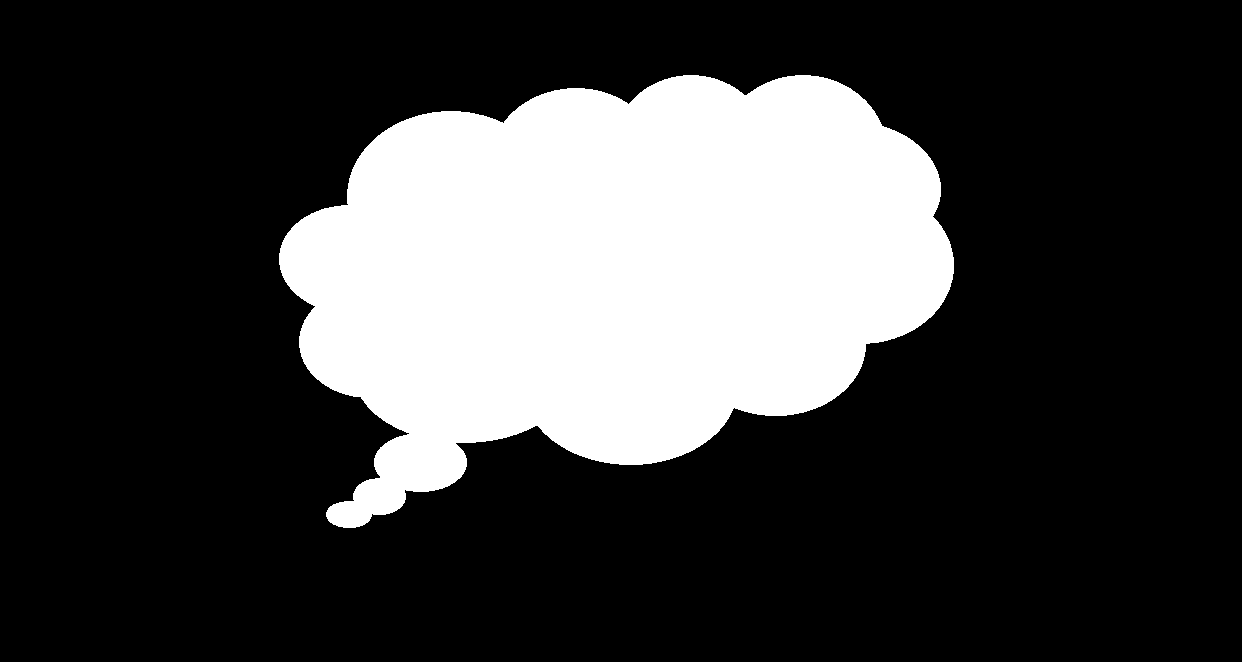
#> input picture images/shape-features.png, 1242 x 662 px
$ python ContoursHuMomentsProperties.py
#> lines starting #> are read from the running program, lines starting #| are printed output that depends on the picture; after the words box and inside, x2 and y2 are one past the last pixel; in counts of white or black regions, pixels touching at a corner belong together
import cv2
from matplotlib import pyplot as plt

def ShowImgWithMatplotlib(colorImg, title, pos):
    imgRGB=colorImg[:, :, ::-1]
    ax=plt.subplot(1, 3, pos)
    plt.imshow(imgRGB)
    plt.title(title)
    plt.axis('off')

fig=plt.figure(figsize=(12, 5))
plt.suptitle("Hu moment invariants properties", fontsize=14, fontweight='bold')
fig.patch.set_facecolor('silver')

image1=cv2.imread("images/shape-features.png")
#> image1 is the input picture: shape (662, 1242, 3); 24.8% white; 1 white region, box (x1, y1, x2, y2) and area: (279, 75, 954, 528) 203750
image2=cv2.imread("images/shape-features-rotation.png")
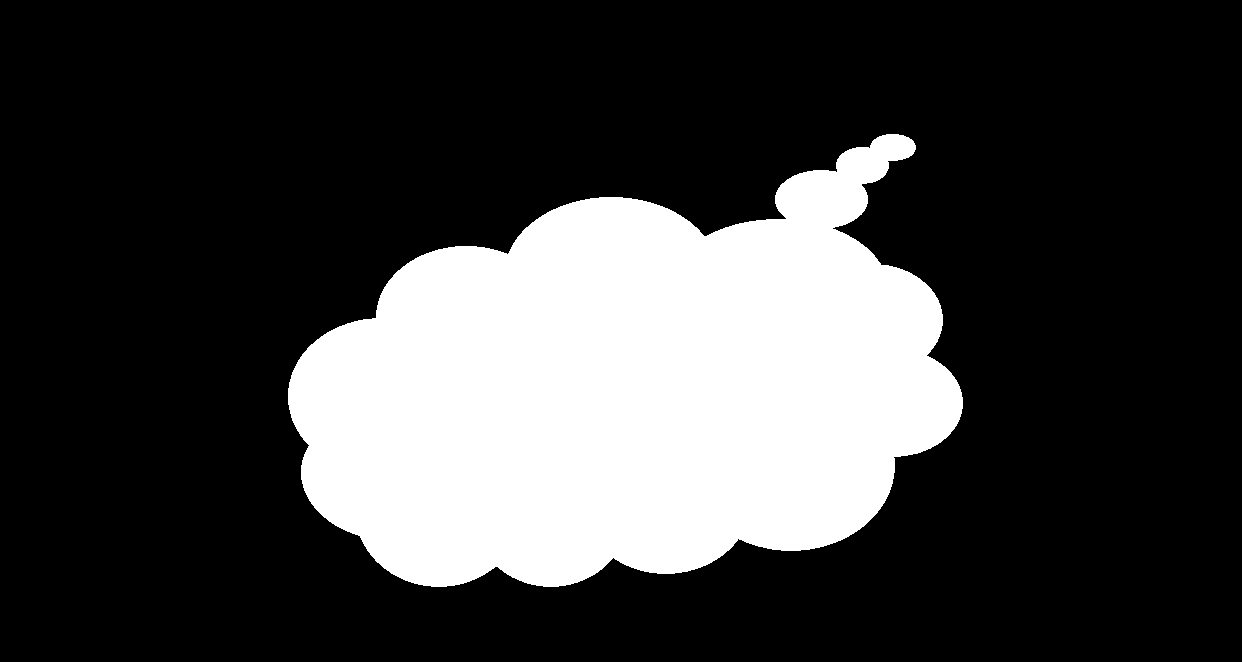
#> input picture images/shape-features-rotation.png, 1242 x 662 px
#> image2 is the input picture: shape (662, 1242, 3); 24.8% white; 1 white region, box (x1, y1, x2, y2) and area: (288, 134, 963, 587) 203750
image3=cv2.imread("images/shape-features-reflection.png")
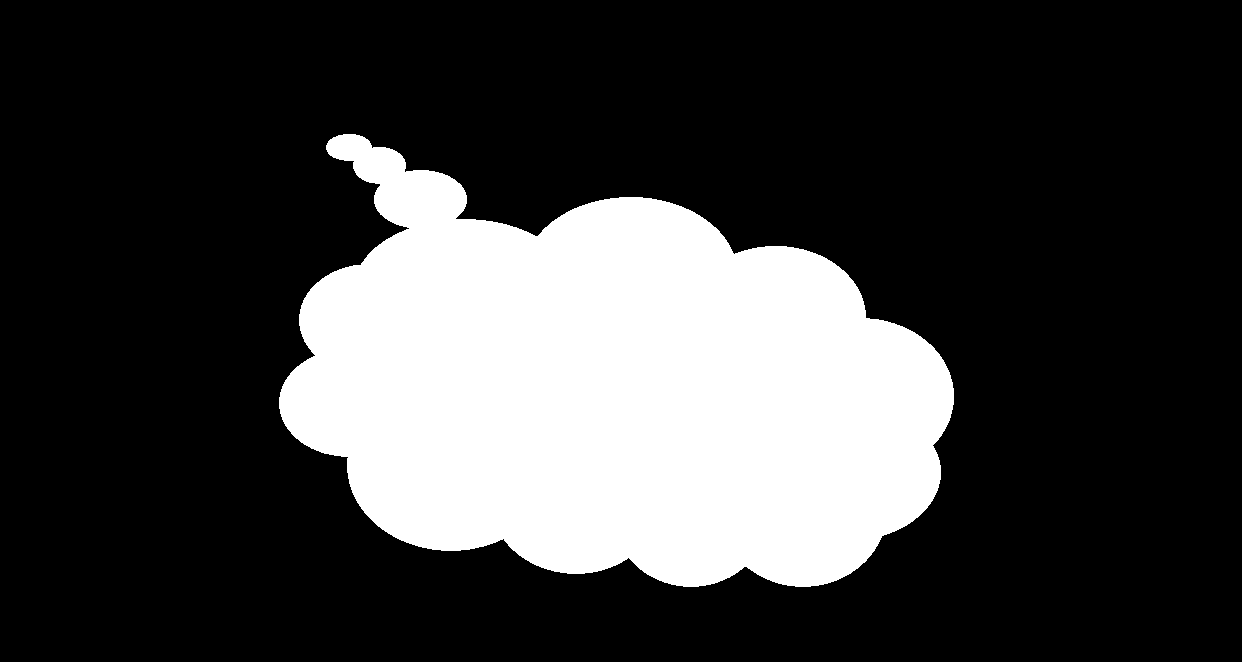
#> input picture images/shape-features-reflection.png, 1242 x 662 px
#> image3 is the input picture: shape (662, 1242, 3); 24.8% white; 1 white region, box (x1, y1, x2, y2) and area: (279, 134, 954, 587) 203750
grayImage1=cv2.cvtColor(image1, cv2.COLOR_BGR2GRAY)
grayImage2=cv2.cvtColor(image2, cv2.COLOR_BGR2GRAY)
grayImage3=cv2.cvtColor(image3, cv2.COLOR_BGR2GRAY)
ret1, thresh1=cv2.threshold(grayImage1, 70, 255, cv2.THRESH_BINARY)
ret2, thresh2=cv2.threshold(grayImage2, 70, 255, cv2.THRESH_BINARY)
ret3, thresh3=cv2.threshold(grayImage3, 70, 255, cv2.THRESH_BINARY)
HuM1=cv2.HuMoments(cv2.moments(thresh1, True)).flatten()
#> HuM1 = [0.193, 0.0101, 5.7e-05, 1.97e-06, 2.47e-12, -1.88e-07, 2.07e-11]
HuM2=cv2.HuMoments(cv2.moments(thresh2, True)).flatten()
#> HuM2 has the same summary as HuM1
HuM3=cv2.HuMoments(cv2.moments(thresh3, True)).flatten()
#> HuM3 = [0.193, 0.0101, 5.7e-05, 1.97e-06, 2.47e-12, -1.88e-07, -2.07e-11]
print("Hu moments (original): '{}'".format(HuM1))
#| Hu moments (original): '[ 1.92801772e-01  1.01173781e-02  5.70258405e-05  1.96536742e-06
#|   2.46949980e-12 -1.88337981e-07  2.06595472e-11]'
print("Hu moments (rotation): '{}'".format(HuM2))
#| Hu moments (rotation): '[ 1.92801772e-01  1.01173781e-02  5.70258405e-05  1.96536742e-06
#|   2.46949980e-12 -1.88337981e-07  2.06595472e-11]'
print("Hu moments (reflection): '{}'".format(HuM3))
#| Hu moments (reflection): '[ 1.92801772e-01  1.01173781e-02  5.70258405e-05  1.96536742e-06
#|   2.46949980e-12 -1.88337981e-07 -2.06595472e-11]'

ShowImgWithMatplotlib(image1, "original", 1)
ShowImgWithMatplotlib(image2, "rotation", 2)
ShowImgWithMatplotlib(image3, "reflection", 3)
plt.show()
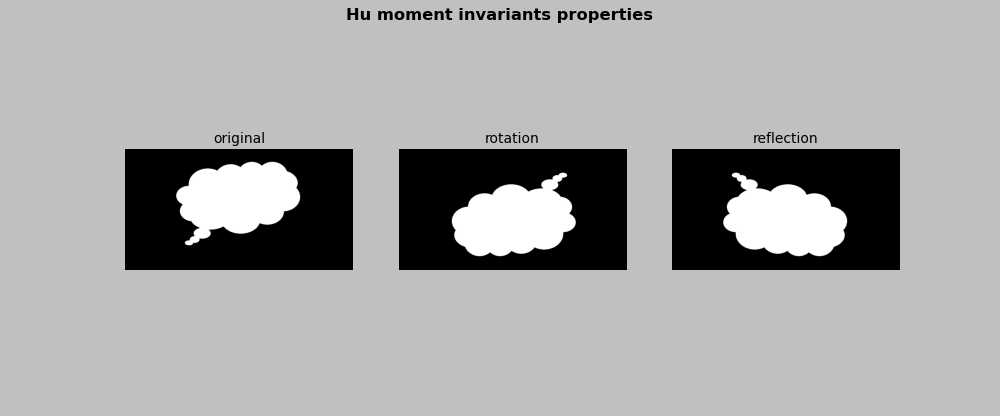
#> figure drawn by matplotlib, 3 panels
